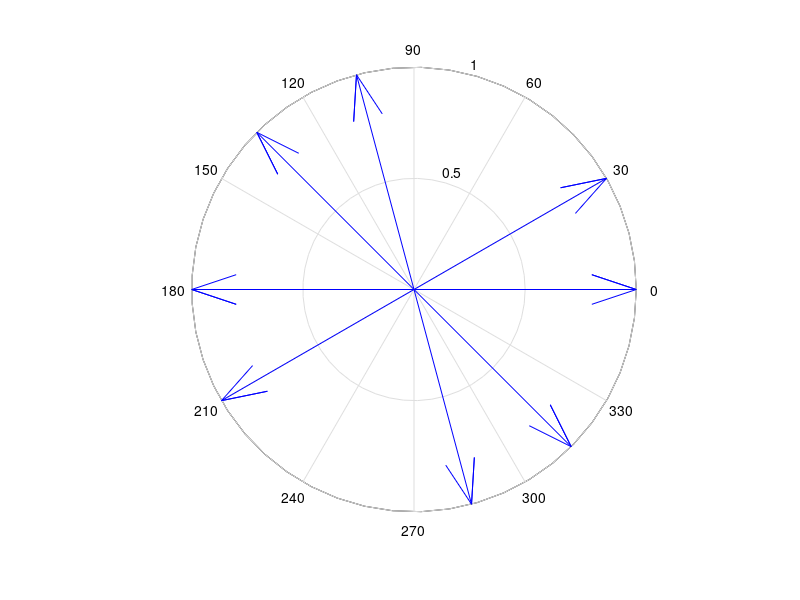

Write the MATLAB code that produced this figure.

close all
clear all
clc

%24Slot-22Pole-First Harmonic
M = cos(0*pi/180)
N = sin(0*pi/180)
figure(1)
compass(M)
hold on
M = cos(105*pi/180)
N = sin(105*pi/180)
figure(1)
compass(M, N)
hold on
M = cos(210*pi/180)
N = sin(210*pi/180)
figure(1)
compass(M, N)
hold on
M = cos(315*pi/180)
N = sin(315*pi/180)
figure(1)
compass(M, N)
hold on
M = cos(180*pi/180)
N = sin(180*pi/180)
figure(1)
compass(M, N)
hold on
M = cos(285*pi/180)
N = sin(285*pi/180)
figure(1)
compass(M, N)
hold on
M = cos(30*pi/180)
N = sin(30*pi/180)
figure(1)
compass(M, N)
hold on
M = cos(135*pi/180)
N = sin(135*pi/180)
figure(1)
compass(M, N)

